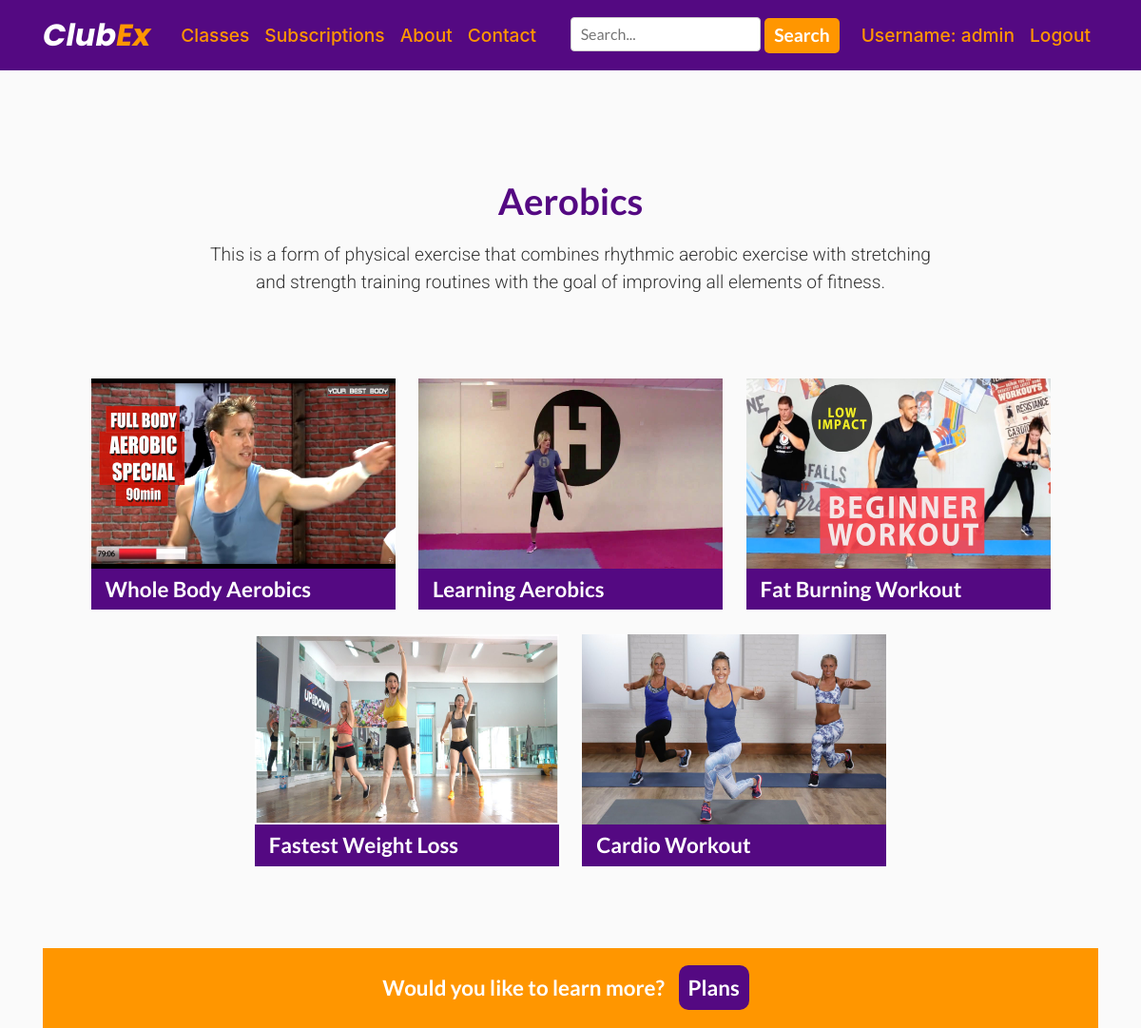
The app's page /classes/aerobics/ (signed in) with its own data.
### ClubEx/models.py (models this page shows, shortened)
class Video(models.Model):
    category = models.CharField(max_length=200)
    video_name = models.CharField(max_length=200)
    video_thumbnail = models.ImageField(null=True, blank=True)
    video = EmbedVideoField()
    content = models.TextField()
    video_views = models.IntegerField(default=0, null=True, blank=True)
    class Meta:
        ordering = ('-video_name',)

### ClubEx/views.py (the view)
# urls.py: path('classes/aerobics/', views.classes_aerobics, name='classes_aerobics'),
@login_required
def classes_aerobics(request):
    obj = Video.objects.filter(category='Aerobics')
    return render(request, 'clubex/aerobics.html', {'obj': obj})

### ClubEx/templates/ClubEx/aerobics.html (shortened to what this page needs)
{% extends "ClubEx/base.html" %}
{% load static %}
{% block content %}
<!DOCTYPE html>
<html lang="en">
<head>
    <link rel="stylesheet" href="https://stackpath.bootstrapcdn.com/bootstrap/4.5.2/css/bootstrap.min.css">
    <Link rel="stylesheet" href="{% static 'ClubEx/style.css' %}" type="text/css" >
    <Link rel="stylesheet" href="{% static 'ClubEx/newstyle.css' %}" type="text/css" >
</head>
<body>
  <div class="section">
      <div class="container intro">
        <h1>Aerobics</h1>
        <p>This is a form of physical exercise that combines rhythmic aerobic exercise with stretching and strength training routines with the goal of improving all elements of fitness.</p>
      </div>
  </div>
  <div class="container">
      <ul id="classportfolio">
        {% for i in obj %}
          <li>
              <a href=" {% url 'video_details' i.id %}">
                  <div class="portfolioimg">
                      <img src="{{ i.video_thumbnail.url }}" alt="#" width="320" height="200">
                  </div>
                  <p>{{ i.video_name }}</p>
              </a>
          </li>
        {% endfor %}
      </ul>
  </div>
  <div class="cta">
    <div class="container">
      <p class="ctatext">Would you like to learn more?</p>
      <p><a href="{% url 'plans' %}">Plans</a></p>
    </div>
  </div>
</body>
</html>
{% endblock content %}

### ClubEx/templates/ClubEx/base.html (shortened to what this page needs)
{% load static %}
<!DOCTYPE html>
<html lang="en">
<head>
    <link rel="stylesheet" href="https://stackpath.bootstrapcdn.com/bootstrap/4.5.2/css/bootstrap.min.css">
    <Link rel="stylesheet" href="{% static 'ClubEx/style.css' %}" type="text/css" >
</head>
<body>
    <header class="site-header">
      <nav class="navbar navbar-expand-md navbar-dark bg-steel fixed-top">
        <div class="container">
          <a class="navbar-brand mr-4" href="/">Club<span class="orange">Ex</span></a>
          <div class="collapse navbar-collapse" id="navbarToggle">
            <div class="navbar-nav mr-auto">
              <a class="nav-item nav-link" href="{% url 'classes' %}">Classes</a>
              <a class="nav-item nav-link" href="{% url 'plans' %}">Subscriptions</a>
              <a class="nav-item nav-link" href="{% url 'about' %}">About</a>
              <a class="nav-item nav-link" href="{% url 'contact' %}">Contact</a>
            </div>
              <form id="searchbar" action="{% url 'videos' %}" method="get">
                  <input name="q" type="text" placeholder="Search..." aria-label="Search" autocomplete="on">
                  <button class="btn btn-outline-success my-2 my-sm-0" type=submit>Search</button>
              </form>
            <div class="navbar-nav">
                {% if user.is_authenticated %}
                    <a class="nav-item nav-link" href="{% url 'profile' %}">Username: {{ user.username }}</a>
                    <a class="nav-item nav-link" href="{% url 'logout' %}">Logout</a>
                {% else %}
                    <a class="nav-item nav-link" href="{% url 'login' %}">Login</a>
                    <a class="nav-item nav-link" href="{% url 'register' %}">Register</a>
                {% endif%}
            </div>
          </div>
        </div>
      </nav>
    </header>
    <main role="main" class="container">
      <div class="row">
        <div class="col-md-12">
          {% block content %}
          {% endblock %}
        </div>
      </div>
    </main>
</body>
</html>

### ClubEx/static/ClubEx/style.css (style rules this page uses)
body { background: #fafafa; color: #333333; margin-top: 5rem; text-align: left; }
h1, h2, h3, h4, h5, h6 { color: #444444; }
ul { margin: 0; }
.bg-steel { background-color: #540982; }
.navbar-brand { font-size:2em; font-family:'Poppins', sans-serif; font-style:italic; font-weight:700; }
.orange { color: #ff9600; }
.site-header .navbar-nav .nav-link { font-size:1.2em; font-weight:500; color: #ff9600; transition:color 0.3s; }
#searchbar { margin-right:15px; }
#searchbar input[type=text], select { padding: 5px 10px; font-family:'Lato', sans-serif; border: 1px solid #ccc; border-radius: 4px; box-sizing: border-box; resize: vertical; }
#searchbar button[type=submit] { padding:4px 10px; font-family:'Lato', sans-serif; font-size:1.2em; font-weight:700; text-decoration:none; color:#fff; background-color:#ff9600; border-radius:5px; border:none; transition:background-color 0.5s, color 0.5s; }

### ClubEx/static/ClubEx/newstyle.css (style rules this page uses)
body, html { height: 100%; margin-top: 4rem; }
h1 { margin-bottom:20px; font-family:'Lato', sans-serif; font-size:2.4em; font-weight:700; color:#540982; font-variant-ligatures: none; }
p { font-family:'Roboto', sans-serif; font-size:1.2em; font-weight:300; }
a, a:hover { text-decoration:none; }
.section { margin:0; padding:60px 0; }
.container { text-align:center; }
.intro { max-width:800px; text-align:center; }
.cta { width:100%; padding:25px; background-color:#ff9600; text-align:center; }
.cta p, .hero-text p { display:inline; margin-right:10px; font-family:'Lato', sans-serif; font-size:1.4em; font-weight:700; color:#fff; }
.cta a, .hero-text a, #contactform input[type=submit] { padding:10px; text-decoration:none; color:#fff; background-color:#540982; border-radius:10px; border:none; transition:background-color 0.5s; }
ul { list-style-type:none; }
#classportfolio { margin:0; margin-bottom:70px; padding:0; text-align:center; }
#classportfolio li { display:inline-block; margin:10px; margin-bottom:0; max-width:320px; width:100%; text-align:left; vertical-align:top; }
.portfolioimg { width:100%; height:200px; background-color:#ededed; transition:opacity 0.5s; }
#classportfolio li a p { padding:5px 15px; width:100%; font-family:'Lato', sans-serif; font-size:1.4em; font-weight:700; color:#fff; background-color:#540982; }

### records on screen
Video: video_thumbnail (picture), video_name "Whole Body Aerobics"
Video: video_thumbnail (picture), video_name "Learning Aerobics"
Video: video_thumbnail (picture), video_name "Fat Burning Workout"
Video: video_thumbnail (picture), video_name "Fastest Weight Loss"
Video: video_thumbnail (picture), video_name "Cardio Workout"

### other values on screen
{{ user.username }} "admin"
